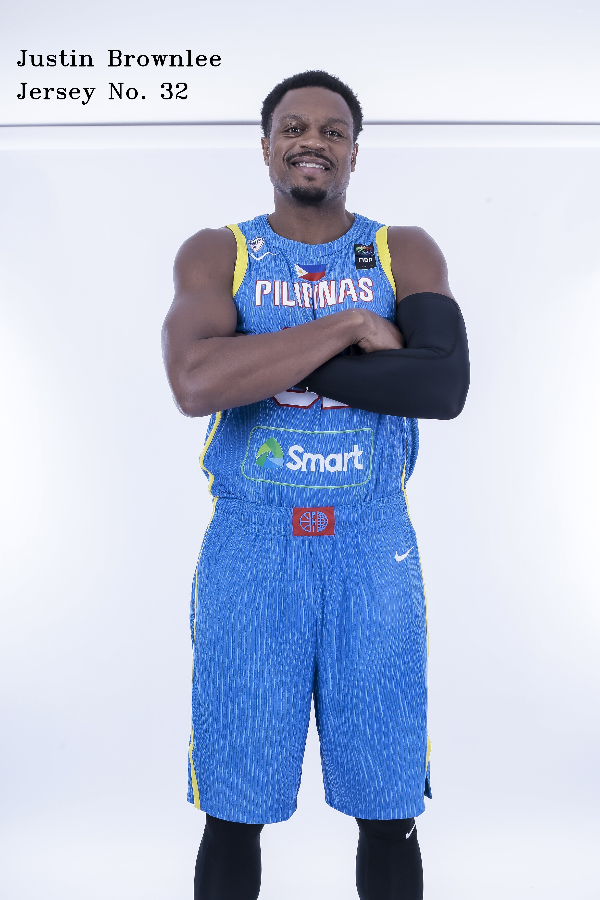
#> input picture Images/gilas jb.png, 600 x 900 px, given in place of gilas jb.jpg, which was not available
$ jupyter execute OpenCv_Adding_Text_to_an_Image.ipynb   (shell and % lines are left out)   (text cells are left out)
#> lines starting #> are read from the running program, lines starting #| are printed output that depends on the picture; after the words box and inside, x2 and y2 are one past the last pixel; in counts of white or black regions, pixels touching at a corner belong together; pictures that were not available may be replaced by others from this repository, and a replacement may not be noted
[cell 1]
%cd opencvTutorial/
from IPython.display import clear_output
clear_output()

[cell 2]
# Import necessary libraries
import cv2
from google.colab.patches import cv2_imshow

# Load the uploaded image
image_path = '/content/OPenCV_Basics_Section_Ada-Lemuel-J._Eje-Ken-Christian-D./gilas jb.jpg'
image = cv2.imread(image_path)
#> image is the input picture: shape (900, 600, 3); mean B, G, R 219.9, 196.4, 186

# Get the image dimensions
image_height, image_width, _ = image.shape
#> image_height = 900; image_width = 600

# Define text details for the single player
player = {"name": "Justin Brownlee", "number": "Jersey No. 32", "position": (100, 400)}  # Adjusted Y-position for a lower placement

# Font properties
font = cv2.FONT_HERSHEY_TRIPLEX
font_scale = 4.5  # Increased the font scale for better visibility
font_color = (0, 0, 0)  # Black
thickness = 5  # Increased thickness for better visibility

# Add text to the image for the single player
name_text = player["name"]
number_text = player["number"]
x, y = player["position"]

# Add name
cv2.putText(image, name_text, (x, y), font, font_scale, font_color, thickness, lineType=cv2.LINE_AA)
# Add jersey number (slightly below the name)
cv2.putText(image, number_text, (x, y + 200), font, font_scale, font_color, thickness, lineType=cv2.LINE_AA)
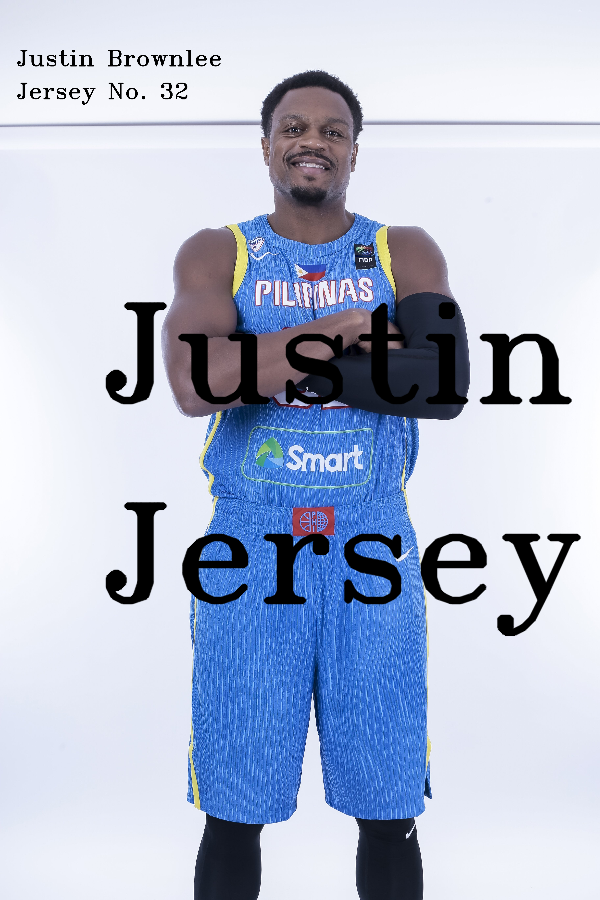
#> image: shape (900, 600, 3); mean B, G, R 210.2, 188.2, 178.3

# Resize the image for display (adjust width and height as needed)
output_width = 600  # Set desired width
output_height = int(image_height * (output_width / image_width))  # Keep aspect ratio
#> output_height = 900
resized_image = cv2.resize(image, (output_width, output_height))

# Display the resized image
cv2_imshow(resized_image)

# Save the modified image
output_path = '/mnt/data/gilas_single_player_with_text.jpg'
cv2.imwrite(output_path, resized_image)
print(f"Image saved to {output_path}")

[cell 3]
# Import necessary libraries
import cv2
from google.colab.patches import cv2_imshow

# Load the uploaded image
image_path = '/content/OPenCV_Basics_Section_Ada-Lemuel-J._Eje-Ken-Christian-D./Gilas Pilipinas.jpg'
image = cv2.imread(image_path)
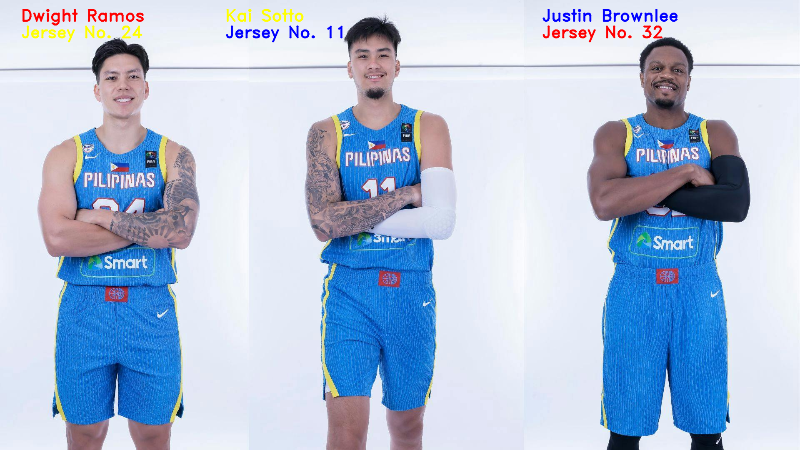
#> input picture Images/gilas pilipinas.png, 800 x 450 px, given in place of Gilas Pilipinas.jpg, which was not available
#> image is the input picture: shape (450, 800, 3); mean B, G, R 218.1, 193, 175.6

# Define text details for each player
players = [
    {"name": "Dwight Ramos", "number": "Jersey No. 24", "position": (50, 30)},  # Left player
    {"name": "Kai Sotto", "number": "Jersey No. 11", "position": (620, 30)},    # Middle player
    {"name": "Justin Brownlee", "number": "Jersey No. 32", "position": (1300, 30)}, # Right player
]

# Font properties
font = cv2.FONT_HERSHEY_SIMPLEX
font_scale = 1.0
font_color = (0, 0, 0)  # BLACK
thickness = 2

# Add text to the image
for player in players:
    name_text = player["name"]
    number_text = player["number"]
    x, y = player["position"]

    # Add name
    cv2.putText(image, name_text, (x, y), font, font_scale, font_color, thickness, lineType=cv2.LINE_AA)
    # Add jersey number (slightly below the name)
    cv2.putText(image, number_text, (x, y + 30), font, font_scale, font_color, thickness, lineType=cv2.LINE_AA)
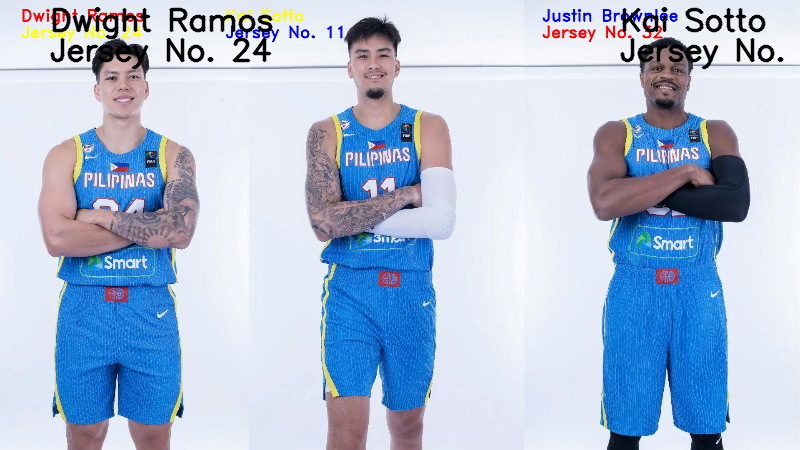
#> image: shape (450, 800, 3); 2.29% of pixels changed, all inside (x1, y1, x2, y2) = (50, 7, 784, 70)

# Display the image with added text
cv2_imshow(image)

# Save the modified image
output_path = '/mnt/data/gilas_with_text.jpg'
cv2.imwrite(output_path, image)
print(f"Image saved to {output_path}")

[cell 4]
# Import necessary libraries
import cv2
from google.colab.patches import cv2_imshow

# Load the uploaded image
image_path = '/content/OPenCV_Basics_Section_Ada-Lemuel-J._Eje-Ken-Christian-D./Gilas Pilipinas.jpg'
image = cv2.imread(image_path)

# Get the image dimensions
image_height, image_width, _ = image.shape
#> image_height = 450; image_width = 800

# Define text details for each player
players = [
    {"name": "Dwight Ramos", "number": "Jersey No. 24", "position": (50, 50)},  # Left player
    {"name": "Kai Sotto", "number": "Jersey No. 11", "position": (540, 50)},    # Middle player
    {"name": "Justin Brownlee", "number": "Jersey No. 32", "position": (1300, 50)}, # Right player
]

# Font properties
font = cv2.FONT_HERSHEY_DUPLEX
#> font = 2
font_scale = 1.3
thickness = 2

# Define the colors based on the Philippine flag (Blue, Red, Yellow)
colors = [(0, 0, 255), (0, 255, 255), (255, 0, 0)]  # Red, Yellow, Blue (BGR format)

# Add text to the image with flag-based colors
for i, player in enumerate(players):
    name_text = player["name"]
    number_text = player["number"]
    x, y = player["position"]

    # Use a different color for each player (cycling through the flag's colors)
    name_color = colors[i % len(colors)]
    number_color = colors[(i + 1) % len(colors)]

    # Add name with the selected color
    cv2.putText(image, name_text, (x, y), font, font_scale, name_color, thickness, lineType=cv2.LINE_AA)

    # Add jersey number slightly below the name with another color
    cv2.putText(image, number_text, (x, y + 40), font, font_scale, number_color, thickness, lineType=cv2.LINE_AA)
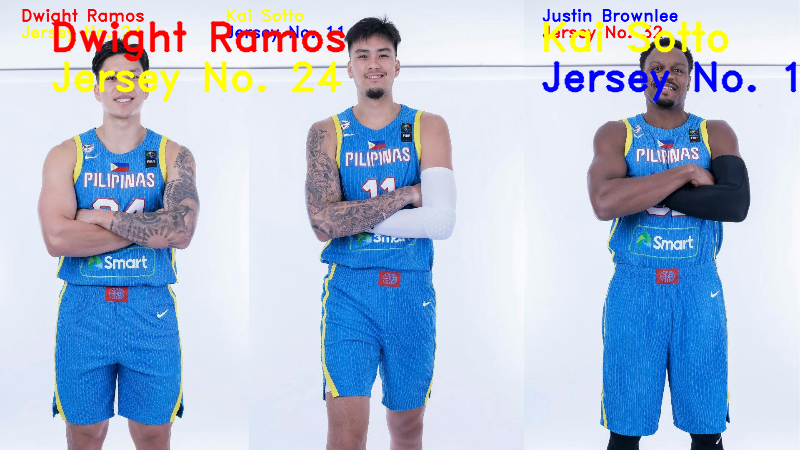
#> image: shape (450, 800, 3); 3.73% of pixels changed, all inside (x1, y1, x2, y2) = (51, 21, 797, 102)

# Resize the image for display (adjust width and height as needed)
output_width = 800  # Set desired width
output_height = int(image_height * (output_width / image_width))  # Keep aspect ratio
#> output_height = 450
resized_image = cv2.resize(image, (output_width, output_height))

# Display the resized image
cv2_imshow(resized_image)

# Save the modified image
output_path = '/mnt/data/gilas_with_flag_text.jpg'
cv2.imwrite(output_path, image)
print(f"Image saved to {output_path}")
